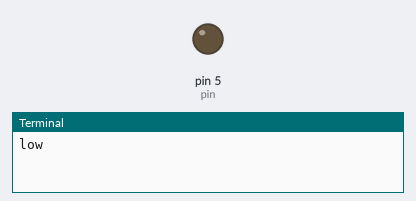
Recording of a program running on a simulated Raspberry Pi (header pin numbers). Parts: output pins drawn as LEDs (lit = HIGH), the last lines printed to the terminal.

Above: at 1.0 s.
At 5.5 s:
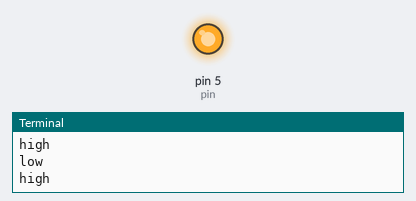
Timing chart, 0 to 6.9 s (numbered marks = the images above):
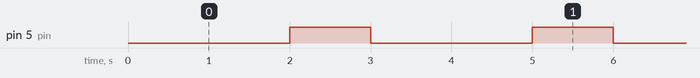

Measured:
- by itself, pin 5 (pin): alternates HIGH for 1.0 s and LOW for 2.0 s

The program:

pintest.py
```python
import time
import RPi.GPIO as GPIO
GPIO.setwarnings(False)
GPIO.setmode(GPIO.BOARD)

pin = 5
GPIO.setup(pin, GPIO.OUT,initial=GPIO.HIGH)

try :
    while(True):
        GPIO.output(pin,GPIO.LOW)
        print('low')
        time.sleep(2)
        GPIO.output(pin,GPIO.HIGH)
        print('high')
        time.sleep(1)
except KeyboardInterrupt:
        pass
finally:
    GPIO.cleanup()
#13, 18, 15, 22
```
